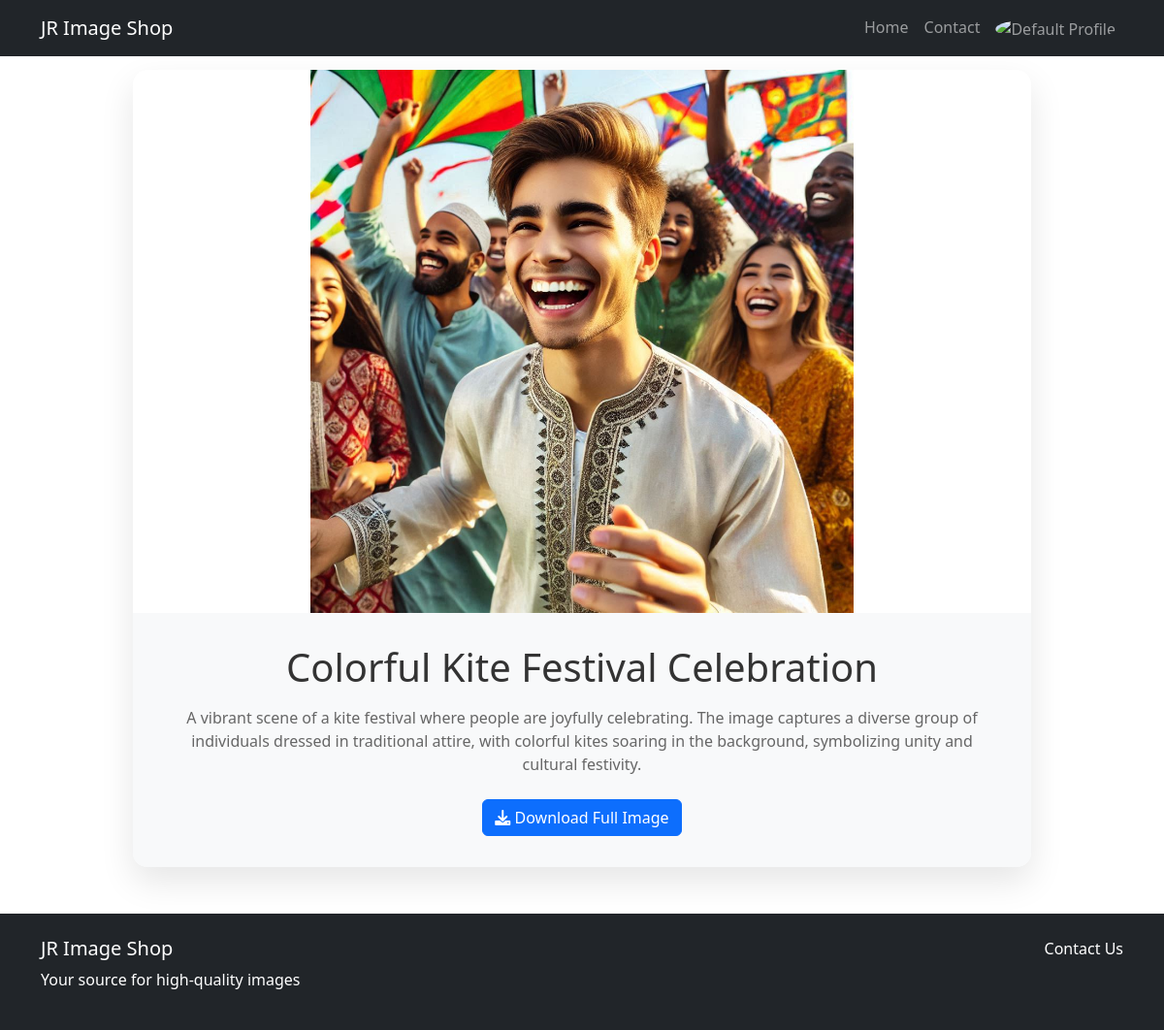
Screenshot of /image/2/ (signed in) with the database file from the repository.
### core/models.py (models this page shows, shortened)
class Image(models.Model):
    title = models.CharField(max_length=200)
    description = models.TextField()
    image = models.ImageField(upload_to='images/')
    created_at = models.DateTimeField(auto_now_add=True)
    updated_at = models.DateTimeField(auto_now=True)

### core/views.py (the view)
# urls.py: path('image/<int:pk>/', views.image_detail, name='image_detail'),
@login_required
def image_detail(request, pk):
    image = get_object_or_404(Image, pk=pk)
    return render(request, 'core/image_detail.html', {'image': image})

### templates/core/image_detail.html (shortened to what this page needs)
{% extends 'base.html' %}
{% block content %}
<div class="row image-detail-container">
    <div class="col-lg-10 mx-auto">
        <div class="image-detail-card animate-slide-up">
            <div class="image-detail-wrapper">
                <img src="{{ image.image.url }}" class="img-fluid full-size-image" alt="{{ image.title }}">
            </div>
            <div class="image-detail-content animate-fade-in">
                <h1 class="image-title">{{ image.title }}</h1>
                <p class="image-description">{{ image.description }}</p>
                <a href="{{ image.image.url }}" class="btn btn-primary download-btn" download>
                    <i class="fas fa-download"></i> Download Full Image
                </a>
            </div>
        </div>
    </div>
</div>
{% endblock %}

### templates/base.html (shortened to what this page needs)
<!DOCTYPE html>
<html lang="en">
<head>
    <link href="https://cdn.jsdelivr.net/npm/bootstrap@5.3.0/dist/css/bootstrap.min.css" rel="stylesheet">
    <link rel="stylesheet" href="https://cdnjs.cloudflare.com/ajax/libs/font-awesome/6.0.0/css/all.min.css">
    <link rel="stylesheet" href="/static/css/style.css">
</head>
<body>
    <nav class="navbar navbar-expand-lg navbar-dark bg-dark fixed-top">
        <div class="container">
            <a class="navbar-brand" href="{% url 'home' %}">JR Image Shop</a>
            <div class="collapse navbar-collapse" id="navbarNav">
                <ul class="navbar-nav ms-auto">
                    <li class="nav-item">
                        <a class="nav-link" href="{% url 'home' %}">Home</a>
                    </li>
                    <li class="nav-item">
                        <a class="nav-link" href="{% url 'contact' %}">Contact</a>
                    </li>
                    {% if user.is_authenticated %}
<li class="nav-item dropdown">
    <a class="nav-link" href="#" id="profileDropdown" role="button"
       data-bs-toggle="dropdown" aria-expanded="false">
        {% if user.profile_picture %}
            <img src="{{ user.profile_picture.url }}" alt="Profile"
                 class="rounded-circle" style="width: 40px; height: 40px; object-fit: cover;">
        {% else %}
            <img src="/static/images/default-avatar.png" alt="Default Profile"
                 class="rounded-circle" style="width: 40px; height: 40px; object-fit: cover;">
        {% endif %}
    </a>
</li>
{% endif %}
                </ul>
            </div>
        </div>
    </nav>
    <main class="container mt-5 pt-4">
        {% block content %}{% endblock %}
    </main>
    <footer class="bg-dark text-white mt-5">
        <div class="container py-4">
            <div class="row">
                <div class="col-md-6">
                    <h5>JR Image Shop</h5>
                    <p>Your source for high-quality images</p>
                </div>
                <div class="col-md-6 text-md-end">
                    <a href="{% url 'contact' %}" class="text-white text-decoration-none">Contact Us</a>
                </div>
            </div>
        </div>
    </footer>
</body>
</html>

### static/css/style.css (style rules this page uses)
body { min-height: 100vh; display: flex; flex-direction: column; }
main { flex: 1; }
.image-detail-container { min-height: 80vh; display: flex; align-items: center; justify-content: center; }
.image-detail-card { background: white; border-radius: 15px; box-shadow: 0 15px 35px rgba(0,0,0,0.1); overflow: hidden; max-width: 1200px; width: 100%; }
.image-detail-wrapper { width: 100%; max-height: 70vh; display: flex; justify-content: center; align-items: center; overflow: hidden; }
.full-size-image { width: 100%; height: auto; object-fit: contain; max-height: 70vh; transition: transform 0.3s ease; }
.image-detail-content { padding: 2rem; text-align: center; background-color: #f8f9fa; }
.image-title { color: #333; margin-bottom: 1rem; text-align: center; }
.image-description { color: #666; margin-bottom: 1.5rem; }
.download-btn { transition: all 0.3s ease; }
.animate-slide-up { animation: slideUp 0.8s ease-out; }
.animate-fade-in { animation: fadeIn 0.6s ease-in-out 0.5s backwards; }

### rows the page displays
Image: image (picture), title "Colorful Kite Festival Celebration", description "A vibrant scene of a kite festival where people are joyfully celebrating. The image captures a diverse group of individuals dressed in traditional attire, with colorful kites soaring in the background, symbolizing unity and cultural festivity."
